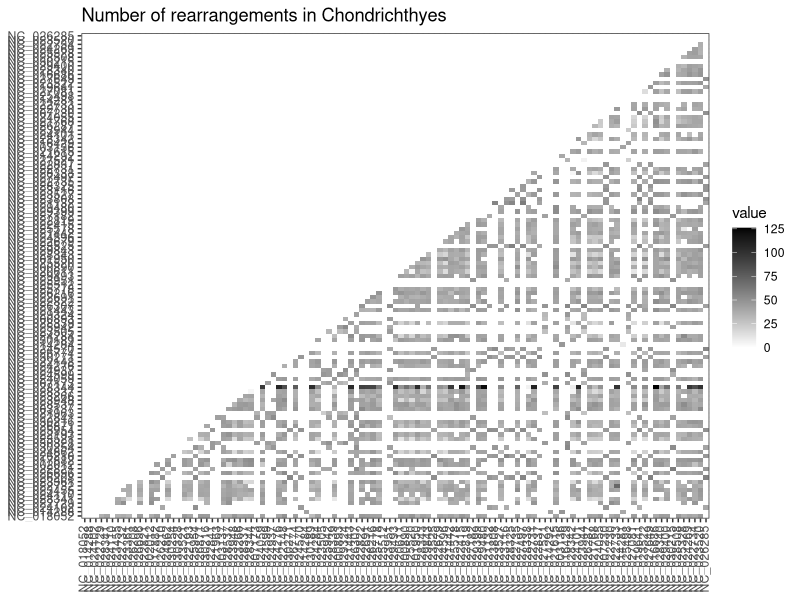

R code for this plot:
library(ggplot2)
library(reshape2)
library(scales)
# library(dplyr)
library(viridis)

# n_row_col <- 113
# entropy <- scan("ent_Chondrichthyes.tsv", quiet = TRUE)
# ent_mat <- matrix(entropy,
#                   byrow = T,
#                   nrow = n_row_col,
# ncol = n_row_col)


# entropy <- read.table("ent_Chondrichthyes.tsv", header = TRUE)
# entropy_mat <- as.matrix(entropy)
# threshold <- 0.5
# # entropy_mat[entropy_mat < threshold] <- threshold
# melted_ent_mat <- melt(entropy_mat)
#
# ggplot(melted_ent_mat, aes(x = Var2, y = Var1)) +
#   geom_raster(aes(fill=value)) +
#   scale_fill_gradient(low="yellow", high="dark green") +
#   theme_bw() + theme(axis.text.x=element_text(angle=90, vjust=0.3))


rearrange <- read.table("rearrange_count.tsv", header = TRUE)
rearrange_mat <- as.matrix(rearrange)
melted_rearrange_mat <- melt(rearrange_mat)


ggplot(melted_rearrange_mat, aes(x = Var2, y = Var1)) +
  geom_raster(aes(fill = value)) +
  scale_fill_gradient(low="white", high="black") +
  # scale_fill_viridis(direction = 1) +
  theme_bw() +
  ggtitle("Number of rearrangements in Chondrichthyes") +
  theme(axis.title.x = element_blank(), axis.title.y = element_blank(),
        axis.text.x = element_text(angle = 90, vjust = 0.3))


# ggplot(melted_ent_mat, aes(x = value)) +
#   geom_density(fill = 'blue')


# melted_ent_mat <- melt(ent_mat) %>%
#   mutate(val_trimmed = case_when(
#     value <= threshold ~ threshold,
#     T ~ value
#   ))
#
# ggplot(melted_ent_mat, aes(x = Var1, y = Var2, fill = val_trimmed)) +
#   geom_raster() +
#   scale_fill_gradient(low="yellow", high="dark green")

# ent_mat[ent_mat < threshold] <- threshold
# melted_ent_mat <- melt(ent_mat)
# data_below_thresh <- subset(melted_ent_mat, melted_ent_mat$value<=threshold)
# data_above_thresh <- subset(melted_ent_mat, melted_ent_mat$value>threshold)

# ggplot() +
#   geom_raster(data=data_above_thresh, aes(x = Var1, y = Var2, fill=value)) +
#   geom_raster(data=data_below_thresh, aes(x = Var1, y = Var2), fill='yellow') +
#   scale_fill_gradient(low="yellow", high="dark green") +
#   labs(x="Mitochondrion", y="Mitochondrion") +
#   theme_bw()

# ggplot() +
#   geom_raster(data=melted_ent_mat, aes(x = Var1, y = Var2, fill=value)) +
#   scale_fill_gradient(low="yellow", high="dark green") +
#   labs(x="Mitochondrion", y="Mitochondrion") +
#   theme_bw()
